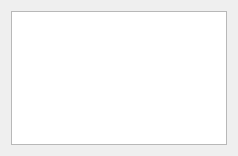
<?xml version="1.0" encoding="UTF-8"?>
<ui version="4.0">
 <class>OptionsWidget</class>
 <widget class="QWidget" name="OptionsWidget">
  <property name="geometry">
   <rect>
    <x>0</x>
    <y>0</y>
    <width>238</width>
    <height>156</height>
   </rect>
  </property>
  <property name="windowTitle">
   <string>Form</string>
  </property>
  <layout class="QVBoxLayout" name="verticalLayout">
   <item>
    <widget class="QListView" name="list"/>
   </item>
  </layout>
 </widget>
 <resources/>
 <connections/>
</ui>
